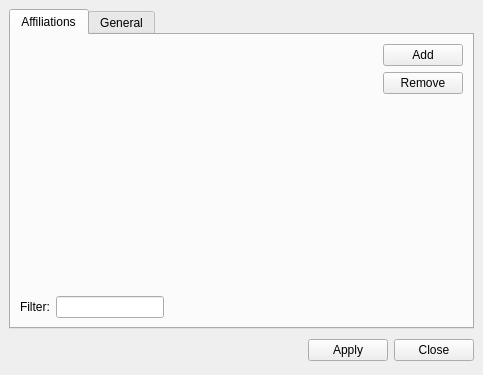
<ui version="4.0" >
 <author></author>
 <comment></comment>
 <exportmacro></exportmacro>
 <class>MUCConfig</class>
 <widget class="QWidget" name="MUCConfig" >
  <property name="geometry" >
   <rect>
    <x>0</x>
    <y>0</y>
    <width>483</width>
    <height>375</height>
   </rect>
  </property>
  <property name="windowTitle" >
   <string>Room Configuration</string>
  </property>
  <layout class="QVBoxLayout" >
   <property name="margin" >
    <number>9</number>
   </property>
   <property name="spacing" >
    <number>6</number>
   </property>
   <item>
    <widget class="QTabWidget" name="tabs" >
     <property name="currentIndex" >
      <number>0</number>
     </property>
     <widget class="QWidget" name="tab_affiliations" >
      <attribute name="title" >
       <string>Affiliations</string>
      </attribute>
      <layout class="QGridLayout" >
       <property name="margin" >
        <number>9</number>
       </property>
       <property name="spacing" >
        <number>6</number>
       </property>
       <item rowspan="2" row="2" column="3" >
        <spacer>
         <property name="orientation" >
          <enum>Qt::Vertical</enum>
         </property>
         <property name="sizeHint" >
          <size>
           <width>20</width>
           <height>141</height>
          </size>
         </property>
        </spacer>
       </item>
       <item row="3" column="0" >
        <widget class="QLabel" name="label" >
         <property name="text" >
          <string>Filter:</string>
         </property>
        </widget>
       </item>
       <item row="3" column="1" >
        <widget class="QLineEdit" name="le_filter" >
         <property name="sizePolicy" >
          <sizepolicy>
           <hsizetype>5</hsizetype>
           <vsizetype>0</vsizetype>
           <horstretch>0</horstretch>
           <verstretch>0</verstretch>
          </sizepolicy>
         </property>
        </widget>
       </item>
       <item row="3" column="2" >
        <spacer>
         <property name="orientation" >
          <enum>Qt::Horizontal</enum>
         </property>
         <property name="sizeHint" >
          <size>
           <width>40</width>
           <height>20</height>
          </size>
         </property>
        </spacer>
       </item>
       <item rowspan="3" row="0" column="0" colspan="3" >
        <widget class="MUCAffiliationsView" native="1" name="tv_affiliations" >
         <property name="sizePolicy" >
          <sizepolicy>
           <hsizetype>7</hsizetype>
           <vsizetype>13</vsizetype>
           <horstretch>0</horstretch>
           <verstretch>0</verstretch>
          </sizepolicy>
         </property>
        </widget>
       </item>
       <item row="0" column="3" >
        <widget class="QPushButton" name="pb_add" >
         <property name="text" >
          <string>Add</string>
         </property>
        </widget>
       </item>
       <item row="1" column="3" >
        <widget class="QPushButton" name="pb_remove" >
         <property name="text" >
          <string>Remove</string>
         </property>
        </widget>
       </item>
      </layout>
     </widget>
     <widget class="QWidget" name="tab_general" >
      <attribute name="title" >
       <string>General</string>
      </attribute>
      <layout class="QVBoxLayout" >
       <property name="margin" >
        <number>9</number>
       </property>
       <property name="spacing" >
        <number>6</number>
       </property>
       <item>
        <widget class="QStackedWidget" name="sw_general" >
         <property name="currentIndex" >
          <number>0</number>
         </property>
         <widget class="QWidget" name="pg_general_message" >
          <layout class="QVBoxLayout" >
           <property name="margin" >
            <number>9</number>
           </property>
           <property name="spacing" >
            <number>6</number>
           </property>
           <item>
            <spacer>
             <property name="orientation" >
              <enum>Qt::Vertical</enum>
             </property>
             <property name="sizeHint" >
              <size>
               <width>20</width>
               <height>40</height>
              </size>
             </property>
            </spacer>
           </item>
           <item>
            <widget class="QLabel" name="lb_general_message" >
             <property name="text" >
              <string>message</string>
             </property>
             <property name="alignment" >
              <set>Qt::AlignCenter</set>
             </property>
             <property name="wordWrap" >
              <bool>true</bool>
             </property>
            </widget>
           </item>
           <item>
            <spacer>
             <property name="orientation" >
              <enum>Qt::Vertical</enum>
             </property>
             <property name="sizeHint" >
              <size>
               <width>20</width>
               <height>40</height>
              </size>
             </property>
            </spacer>
           </item>
          </layout>
         </widget>
         <widget class="QWidget" name="pg_general_data" />
        </widget>
       </item>
       <item>
        <layout class="QHBoxLayout" >
         <property name="margin" >
          <number>0</number>
         </property>
         <property name="spacing" >
          <number>6</number>
         </property>
         <item>
          <spacer>
           <property name="orientation" >
            <enum>Qt::Horizontal</enum>
           </property>
           <property name="sizeHint" >
            <size>
             <width>40</width>
             <height>20</height>
            </size>
           </property>
          </spacer>
         </item>
         <item>
          <widget class="QPushButton" name="pb_destroy" >
           <property name="text" >
            <string>Destroy Room</string>
           </property>
          </widget>
         </item>
         <item>
          <spacer>
           <property name="orientation" >
            <enum>Qt::Horizontal</enum>
           </property>
           <property name="sizeHint" >
            <size>
             <width>40</width>
             <height>20</height>
            </size>
           </property>
          </spacer>
         </item>
        </layout>
       </item>
      </layout>
     </widget>
    </widget>
   </item>
   <item>
    <layout class="QHBoxLayout" >
     <property name="margin" >
      <number>0</number>
     </property>
     <property name="spacing" >
      <number>6</number>
     </property>
     <item>
      <widget class="BusyWidget" native="1" name="busy" />
     </item>
     <item>
      <spacer>
       <property name="orientation" >
        <enum>Qt::Horizontal</enum>
       </property>
       <property name="sizeHint" >
        <size>
         <width>131</width>
         <height>31</height>
        </size>
       </property>
      </spacer>
     </item>
     <item>
      <widget class="QPushButton" name="pb_apply" >
       <property name="text" >
        <string>Apply</string>
       </property>
      </widget>
     </item>
     <item>
      <widget class="QPushButton" name="pb_close" >
       <property name="text" >
        <string>Close</string>
       </property>
      </widget>
     </item>
    </layout>
   </item>
  </layout>
 </widget>
 <pixmapfunction></pixmapfunction>
 <customwidgets>
  <customwidget>
   <class>BusyWidget</class>
   <extends>QWidget</extends>
   <header>busywidget.h</header>
   <container>1</container>
   <pixmap></pixmap>
  </customwidget>
  <customwidget>
   <class>MUCAffiliationsView</class>
   <extends>QWidget</extends>
   <header>mucaffiliationsview.h</header>
   <container>1</container>
   <pixmap></pixmap>
  </customwidget>
 </customwidgets>
 <resources/>
 <connections>
  <connection>
   <sender>pb_close</sender>
   <signal>clicked()</signal>
   <receiver>MUCConfig</receiver>
   <slot>reject()</slot>
   <hints>
    <hint type="sourcelabel" >
     <x>369</x>
     <y>253</y>
    </hint>
    <hint type="destinationlabel" >
     <x>179</x>
     <y>282</y>
    </hint>
   </hints>
  </connection>
 </connections>
</ui>
